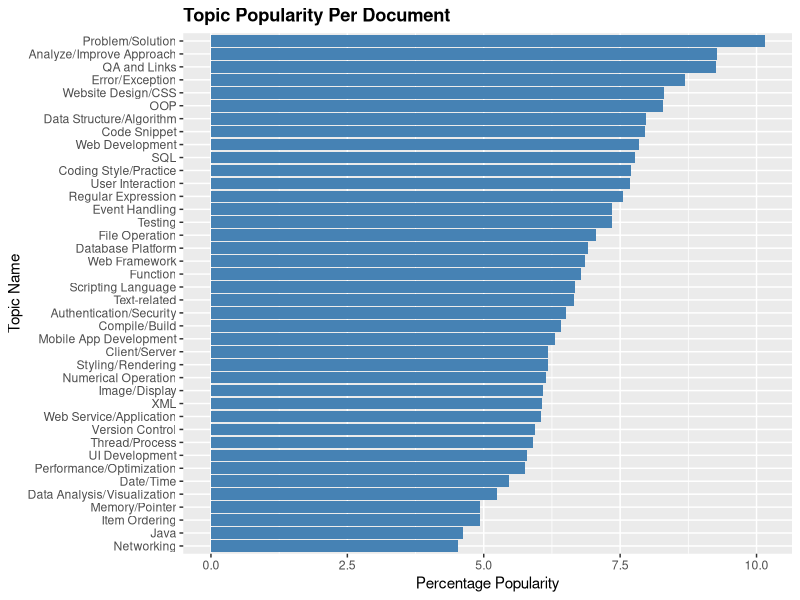

This chart was generated by the following R code:
library("ggplot2")
data <- read.csv("InterpretedTopicSpreadPerDocument_AnalysisFinal.txt", header = F)

ggplot(data, aes(x=reorder(data[[1]], data[[2]]), y=data[[2]])) + 
geom_bar(stat="identity", fill="steelblue") + 
# theme(axis.text.x = element_text(angle = 60, hjust = 1)) + 
theme(plot.title = element_text(face="bold")) +
# scale_y_continuous(limits = c(0,8)) + 
ylab("Percentage Popularity") + 
xlab("Topic Name") + 
coord_flip() +
ggtitle("Topic Popularity Per Document")